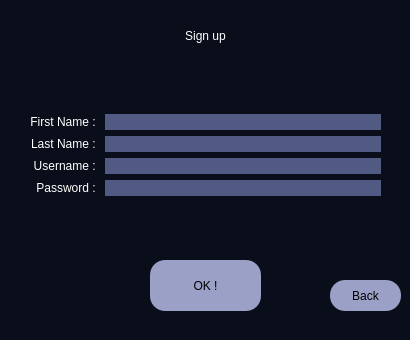
<?xml version="1.0" encoding="UTF-8"?>
<ui version="4.0">
 <class>SignUpForm</class>
 <widget class="QMainWindow" name="SignUpForm">
  <property name="geometry">
   <rect>
    <x>0</x>
    <y>0</y>
    <width>410</width>
    <height>340</height>
   </rect>
  </property>
  <property name="windowTitle">
   <string>MainWindow</string>
  </property>
  <property name="styleSheet">
   <string notr="true">background-color: #0a0e1a;


</string>
  </property>
  <widget class="QWidget" name="centralwidget">
   <widget class="QWidget" name="verticalLayoutWidget">
    <property name="enabled">
     <bool>true</bool>
    </property>
    <property name="geometry">
     <rect>
      <x>30</x>
      <y>80</y>
      <width>351</width>
      <height>151</height>
     </rect>
    </property>
    <layout class="QVBoxLayout" name="verticalLayout">
     <item>
      <layout class="QGridLayout" name="gridLayout">
       <item row="3" column="1">
        <widget class="QLineEdit" name="UserNameTB">
         <property name="styleSheet">
          <string notr="true">background-color: #515a82;
font: 15pt &quot;Calibri Light&quot;;
color : rgb(255, 255, 255);
border : 0px;
</string>
         </property>
         <property name="maxLength">
          <number>15</number>
         </property>
         <property name="echoMode">
          <enum>QLineEdit::Normal</enum>
         </property>
        </widget>
       </item>
       <item row="0" column="0">
        <widget class="QLabel" name="label_5">
         <property name="layoutDirection">
          <enum>Qt::LeftToRight</enum>
         </property>
         <property name="styleSheet">
          <string notr="true">color : rgb(255, 255, 255);
font:  12pt &quot;Rockwell Extra Bold&quot;;
</string>
         </property>
         <property name="text">
          <string>First Name : </string>
         </property>
         <property name="alignment">
          <set>Qt::AlignRight|Qt::AlignTrailing|Qt::AlignVCenter</set>
         </property>
        </widget>
       </item>
       <item row="3" column="0">
        <widget class="QLabel" name="label_6">
         <property name="layoutDirection">
          <enum>Qt::LeftToRight</enum>
         </property>
         <property name="styleSheet">
          <string notr="true">color : rgb(255, 255, 255);
font:  12pt &quot;Rockwell Extra Bold&quot;;
</string>
         </property>
         <property name="text">
          <string>Username : </string>
         </property>
         <property name="alignment">
          <set>Qt::AlignRight|Qt::AlignTrailing|Qt::AlignVCenter</set>
         </property>
        </widget>
       </item>
       <item row="0" column="1">
        <widget class="QLineEdit" name="FNamTB">
         <property name="styleSheet">
          <string notr="true">background-color: #515a82;
font: 15pt &quot;Calibri Light&quot;;
border : 0px;
color : rgb(255, 255, 255);
</string>
         </property>
         <property name="maxLength">
          <number>20</number>
         </property>
        </widget>
       </item>
       <item row="4" column="1">
        <widget class="QLineEdit" name="PasswordTB">
         <property name="styleSheet">
          <string notr="true">background-color: #515a82;
font: 15pt &quot;Calibri Light&quot;;
color : rgb(255, 255, 255);
border : 0px;
</string>
         </property>
         <property name="maxLength">
          <number>15</number>
         </property>
         <property name="echoMode">
          <enum>QLineEdit::Password</enum>
         </property>
        </widget>
       </item>
       <item row="4" column="0">
        <widget class="QLabel" name="label_7">
         <property name="layoutDirection">
          <enum>Qt::LeftToRight</enum>
         </property>
         <property name="styleSheet">
          <string notr="true">color : rgb(255, 255, 255);
font:  12pt &quot;Rockwell Extra Bold&quot;;
</string>
         </property>
         <property name="text">
          <string>Password : </string>
         </property>
         <property name="alignment">
          <set>Qt::AlignRight|Qt::AlignTrailing|Qt::AlignVCenter</set>
         </property>
         <property name="textInteractionFlags">
          <set>Qt::TextBrowserInteraction</set>
         </property>
        </widget>
       </item>
       <item row="1" column="1">
        <widget class="QLineEdit" name="LNameTB">
         <property name="styleSheet">
          <string notr="true">background-color: #515a82;
font: 15pt &quot;Calibri Light&quot;;
border : 0px;
color : rgb(255, 255, 255);
</string>
         </property>
         <property name="maxLength">
          <number>20</number>
         </property>
        </widget>
       </item>
       <item row="1" column="0">
        <widget class="QLabel" name="label_8">
         <property name="layoutDirection">
          <enum>Qt::LeftToRight</enum>
         </property>
         <property name="styleSheet">
          <string notr="true">color : rgb(255, 255, 255);
font:  12pt &quot;Rockwell Extra Bold&quot;;
</string>
         </property>
         <property name="text">
          <string>Last Name : </string>
         </property>
         <property name="alignment">
          <set>Qt::AlignRight|Qt::AlignTrailing|Qt::AlignVCenter</set>
         </property>
        </widget>
       </item>
      </layout>
     </item>
    </layout>
   </widget>
   <widget class="QPushButton" name="Register">
    <property name="geometry">
     <rect>
      <x>150</x>
      <y>260</y>
      <width>111</width>
      <height>51</height>
     </rect>
    </property>
    <property name="styleSheet">
     <string notr="true">font:  20pt &quot;Rockwell Extra Bold&quot;;
background-color : #9aa0c6;
color : rgb(0, 0, 0);
padding : 5px;
border-radius : 15px;</string>
    </property>
    <property name="text">
     <string>OK !</string>
    </property>
   </widget>
   <widget class="QLabel" name="label">
    <property name="geometry">
     <rect>
      <x>0</x>
      <y>10</y>
      <width>411</width>
      <height>51</height>
     </rect>
    </property>
    <property name="styleSheet">
     <string notr="true">color : rgb(255, 255, 255);
font:  30pt &quot;Rockwell Extra Bold&quot;;
</string>
    </property>
    <property name="text">
     <string>Sign up</string>
    </property>
    <property name="alignment">
     <set>Qt::AlignCenter</set>
    </property>
   </widget>
   <widget class="QPushButton" name="Register_2">
    <property name="geometry">
     <rect>
      <x>330</x>
      <y>280</y>
      <width>71</width>
      <height>31</height>
     </rect>
    </property>
    <property name="styleSheet">
     <string notr="true">font:  12pt &quot;Rockwell Extra Bold&quot;;
background-color : #9aa0c6;
color : rgb(0, 0, 0);
padding : 5px;
border-radius : 15px;</string>
    </property>
    <property name="text">
     <string>Back</string>
    </property>
   </widget>
  </widget>
  <widget class="QMenuBar" name="menubar">
   <property name="geometry">
    <rect>
     <x>0</x>
     <y>0</y>
     <width>410</width>
     <height>20</height>
    </rect>
   </property>
  </widget>
  <widget class="QStatusBar" name="statusbar"/>
 </widget>
 <tabstops>
  <tabstop>FNamTB</tabstop>
  <tabstop>LNameTB</tabstop>
  <tabstop>UserNameTB</tabstop>
  <tabstop>PasswordTB</tabstop>
  <tabstop>Register</tabstop>
 </tabstops>
 <resources/>
 <connections/>
</ui>
